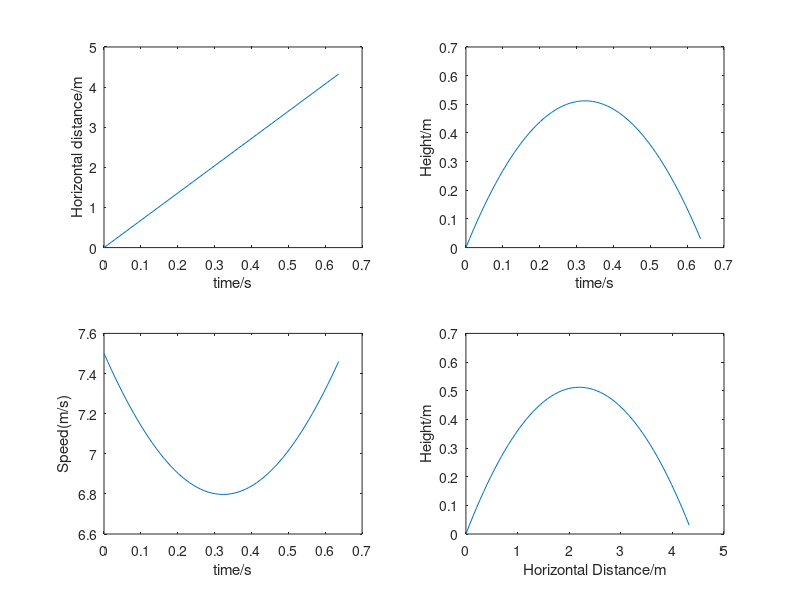

Reproduce this figure in MATLAB.
g = 9.81;
theta = (25/360)*2*pi;
velocity0 = 7.5;
t1 = 0.2
t2 = 0.4

velocityX0 = velocity0*cos(theta)
velocityY0 = velocity0*sin(theta)

%Total time in air
time = (2*velocityY0)/g
t = 0:1/99:time



%position at time t
alt = velocityY0.*t - (g.*t.^2)/2
length = velocityX0.*t

%V at time t
Vx = velocityX0
Vy = velocityY0 - t.*g

%speed
Speed = (Vx^2 + Vy.^2).^(1/2)

subplot(2,2,1)
plot(t,length)
xlabel("time/s")
ylabel("Horizontal distance/m")
subplot(2,2,2)
plot(t,alt)
xlabel("time/s")
ylabel("Height/m")
subplot(2,2,3)
plot(t,Speed)
xlabel("time/s")
ylabel("Speed(m/s)")
subplot(2,2,4)
plot(length,alt)
xlabel("Horizontal Distance/m")
ylabel("Height/m")



